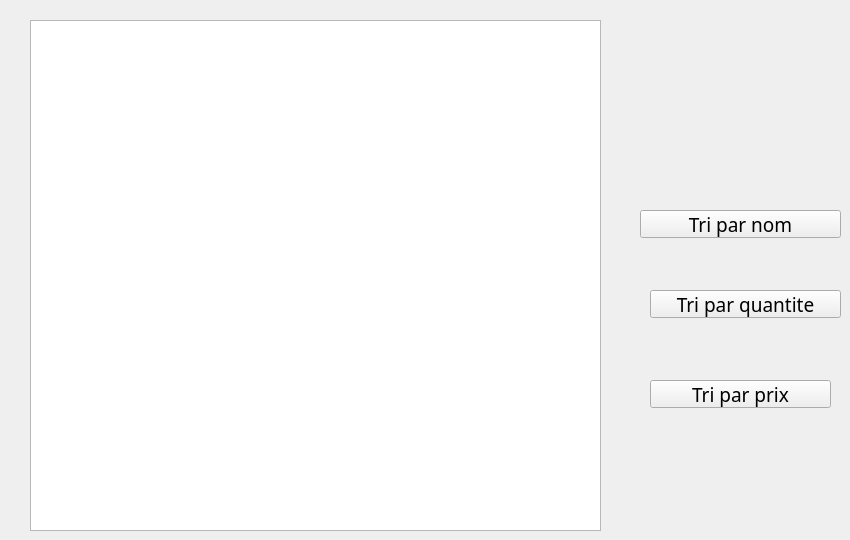
       <widget class="QWidget" name="page_10">
        <widget class="QTableView" name="tab_triebouzid_4">
         <property name="geometry">
          <rect>
           <x>30</x>
           <y>20</y>
           <width>571</width>
           <height>511</height>
          </rect>
         </property>
        </widget>
        <widget class="QPushButton" name="pb_trinombouzid_4">
         <property name="geometry">
          <rect>
           <x>640</x>
           <y>210</y>
           <width>201</width>
           <height>28</height>
          </rect>
         </property>
         <property name="font">
          <font>
           <family>Vijaya</family>
           <pointsize>14</pointsize>
           <weight>50</weight>
           <italic>false</italic>
           <bold>false</bold>
          </font>
         </property>
         <property name="text">
          <string>Tri par nom</string>
         </property>
        </widget>
        <widget class="QPushButton" name="pb_quantitebouzid_4">
         <property name="geometry">
          <rect>
           <x>650</x>
           <y>290</y>
           <width>191</width>
           <height>28</height>
          </rect>
         </property>
         <property name="font">
          <font>
           <family>Vijaya</family>
           <pointsize>14</pointsize>
           <weight>50</weight>
           <italic>false</italic>
           <bold>false</bold>
          </font>
         </property>
         <property name="text">
          <string>Tri par quantite</string>
         </property>
        </widget>
        <widget class="QPushButton" name="pb_prixbouzid_4">
         <property name="geometry">
          <rect>
           <x>650</x>
           <y>380</y>
           <width>181</width>
           <height>28</height>
          </rect>
         </property>
         <property name="font">
          <font>
           <family>Vijaya</family>
           <pointsize>14</pointsize>
           <weight>50</weight>
           <italic>false</italic>
           <bold>false</bold>
          </font>
         </property>
         <property name="text">
          <string>Tri par prix</string>
         </property>
        </widget>
       </widget>
